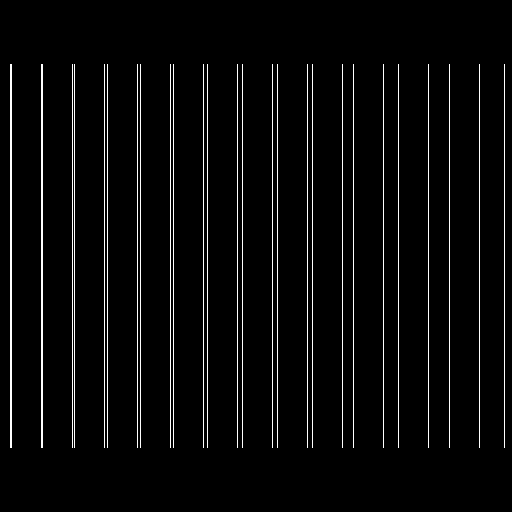
#> input picture source_images/lines.tif, 1024 x 1024 px, found by its file name (shown at 1/2 size)
$ jupyter execute --allow-errors filtering.ipynb
#> lines starting #> are read from the running program, lines starting #| are printed output that depends on the picture; after the words box and inside, x2 and y2 are one past the last pixel; in counts of white or black regions, pixels touching at a corner belong together
#> `gt = ski.img_as_float(ski.io.imread('source_images\lines.tif'))`: gt: shape (1024, 1024) float64; values 0.0118 (black) and 1 (white), 2.1% white in thin lines or dots, all inside (x1, y1, x2, y2) = (20, 128, 1010, 896)
### modules/optics.py
import numpy as np
import matplotlib.pyplot as plt

# [7 lines left out: function grating, not called in this run]

def normalize(x):
    return (x - np.min(x)) / (np.max(x) - np.min(x))

# [43 lines left out: function fourier_downsample, not called in this run]

def gaussian_psf(size):
    # Calculate sigma based on the size (use size / 6 as a reasonable choice for sigma)
    sigma = size / 6

    # Create coordinate grid centered around 0
    x = np.arange(-(size // 2), size // 2 + 1)
    y = np.arange(-(size // 2), size // 2 + 1)
    X, Y = np.meshgrid(x, y)

    # Calculate Gaussian PSF
    psf = np.exp(-(X**2 + Y**2) / (2 * sigma**2))
    psf /= np.sum(psf)  # Normalize so that the sum is 1

    return psf

# [100 lines left out: functions incoherent_psf, otf_coherent, not called in this run]


def otf_incoherent(images, NA=1.2, wavelength=500, pixelsize=100, show_spectrum=False, compare_analytic=False):
    """
    Computes the Optical Transfer Function (OTF) for an incoherent imaging system
    and applies it as a low-pass filter to the given images in the Fourier domain.

    Parameters:
        images (numpy array): Single image (H, W) or batch of images (N, H, W).
        NA (float): Numerical Aperture of the system.
        wavelength (float): Wavelength of the light in nanometers.
        show_spectrum (bool): If True, displays the filtered spectrum.

    Returns:
        numpy array: The filtered images.
    """
#> called with NA = 1.2, wavelength = 60, pixelsize = 10, show_spectrum = False, compare_analytic = False
    data_type = images.dtype
    # Ensure input is at least 3D (N, H, W) for batch processing
    single_image = False
    if images.ndim == 2:
        images = images[np.newaxis, ...]  # Convert (H, W) to (1, H, W)
        single_image = True

    N, H, W = images.shape
#> N = 1; H = 1024; W = 1024
    k0 = 2 * np.pi / wavelength
    cutoff = NA * k0  # in radians/nanometer

    # Generate spatial frequency grids in radians/nanometer
    kx = np.fft.fftshift(np.fft.fftfreq(W, d=pixelsize)) * 2 * np.pi
#> kx = 1024 values from -0.314 to 0.314
    ky = np.fft.fftshift(np.fft.fftfreq(H, d=pixelsize)) * 2 * np.pi
#> ky = 1024 values from -0.314 to 0.314
    KX, KY = np.meshgrid(kx, ky)
    K_squared = KX**2 + KY**2

    # Coherent Transfer Function (binary circular mask)
    CTF = np.zeros_like(K_squared)
    CTF[K_squared <= cutoff**2] = 1

    # Incoherent Transfer Function (OTF)
    cpsf = np.fft.ifft2(np.fft.ifftshift(CTF))
    ipsf = np.abs(cpsf)**2  # Square of the amplitude of the coherent PSF
    OTF = np.abs(np.fft.fftshift(np.fft.fft2(ipsf)))  # Fourier transform of the incoherent PSF
    OTF = OTF / np.max(OTF)  # Normalize

    if compare_analytic:
        f = np.sqrt(K_squared) / (2 * np.pi)  # Convert rad/nm → cyc/nm
        fc = 2*NA / wavelength  # Proper analytic cutoff in cyc/nm

        analytic_otf = np.zeros_like(f)
        mask = f <= fc
        analytic_otf[mask] = (2 / np.pi) * (np.arccos(f[mask] / fc) - (f[mask] / fc) * np.sqrt(1 - (f[mask] / fc)**2))
        analytic_otf = normalize(analytic_otf)

        plt.figure(figsize=(12, 5))
        plt.subplot(1, 2, 1)
        plt.imshow(OTF, cmap='viridis'); plt.title('Numerical OTF')
        plt.colorbar()
        plt.subplot(1, 2, 2)
        plt.imshow(analytic_otf, cmap='viridis'); plt.title('Analytic OTF')
        plt.colorbar()
        plt.suptitle("OTF Comparison (cyc/nm)")
        plt.tight_layout()

        plt.figure()
        plt.plot(kx, OTF[512, :].T, label='Numerical OTF', color='yellow', alpha=0.5)
        # plt.plot(kx, analytic_otf[512, :].T, label='Analytic OTF', color='green', alpha=0.5)
        plt.title('OTF Comparison (1D)')
        plt.xlabel('kx (rad/nm)')
        plt.ylabel('OTF')
        plt.legend()
        plt.tight_layout()

    output_images = np.zeros_like(images, dtype=data_type)
    for i in range(N):
        intensity = images[i]
        fft_intensity = np.fft.fftshift(np.fft.fft2(intensity))  # Compute FFT and shift zero frequency to center

        fft_filtered = fft_intensity * OTF  # Apply OTF
        intensity_filtered = np.abs(np.fft.ifft2(np.fft.ifftshift(fft_filtered)))  # Compute inverse FFT

        # Show filtered spectrum
        if show_spectrum:
            plt.figure()
            plt.imshow(np.log(np.abs(fft_filtered) + 1), extent=[kx[0], kx[-1], ky[0], ky[-1]], cmap='gray')
            plt.title('Filtered Spectrum (log scale)')
            plt.xlabel('kx (rad/nm)')
            plt.ylabel('ky (rad/nm)')
            plt.colorbar()
            plt.tight_layout()
            # plt.show()

        # print(np.imag(filtered_intensity).min(), np.imag(filtered_intensity).max(), np.imag(filtered_intensity).mean())

        output_images[i] = normalize(intensity_filtered)  # Normalize
#> this loop made 1 pass
#> pass 1, in otf_incoherent, `intensity_filtered = np.abs(np.fft.ifft2(np.fft.ifftshift(fft_filtered..`:
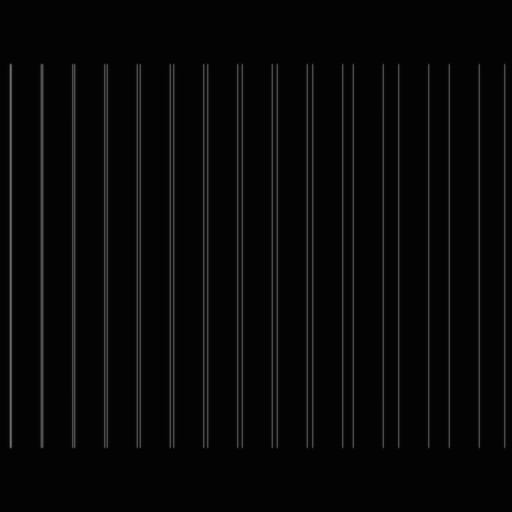
#> intensity_filtered: shape (1024, 1024) float64 (shown at 1/2 size); min 0.0118, max 0.447, mean 0.032

    return output_images[0] if single_image else output_images
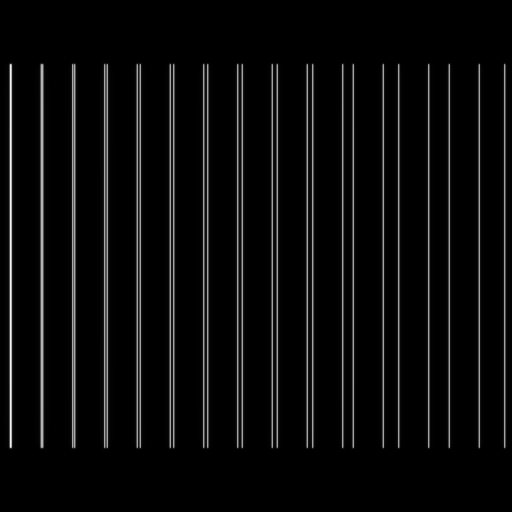
#> returned value: shape (1024, 1024) float64 (shown at 1/2 size); min 0, max 1, mean 0.0465

def display_fourier(image):
    """Display the Fourier transform of an image."""
    plt.figure(figsize=(10, 5))

    plt.subplot(1, 2, 1)
    plt.imshow(image, cmap='gray', vmin=0, vmax=1)
    plt.axis('off')
    plt.title('Spacial domain')

    ft = np.fft.fftshift(np.fft.fft2(image))
    magnitude = np.log(np.abs(ft) + 1)
    plt.subplot(1, 2, 2)
    plt.imshow(magnitude, cmap='gray')
    plt.title('Frequency domain')
    plt.axis('off')
    # plt.show()

# FRC curve
# [128 lines left out: functions frc, radial_profile, compute_true_frc, find_cutoff, frc_map, analyze_resolution and 1 more, not called in this run]

### OLD CODE ###

'''
def square_lowpass(input_image, factor):
    ft = np.fft.fft2(input_image)
    ft = np.fft.fftshift(ft)
    # plt.figure(figsize=(10, 5))
    # plt.subplot(1, 2, 1)
    # plt.imshow(np.log(np.abs(ft)))
    m, n = ft.shape
    ft = ft[(factor-1)*m//(2*factor):(factor+1)*m//(2*factor),
            (factor-1)*n//(2*factor):(factor+1)*n//(2*factor)]
    # plt.subplot(1, 2, 2)
    # plt.imshow(np.log(np.abs(ft)))
    # plt.show()
    ft = np.fft.ifftshift(ft)
    reconstruct = np.fft.ifft2(ft)  # Inverse FFT
    reconstruct = np.real(reconstruct)
    print(reconstruct.shape, reconstruct.min(), reconstruct.max())
    reconstruct = normalize(reconstruct)
    return reconstruct

def circle_lowpass(images, r):
    """
    Applies a low-pass circular filter in the Fourier domain, crops the result,
    and returns the inverse FFT of the cropped image.

    Parameters:
        images (numpy array): Single image (H, W) or batch of images (N, H, W).
        r (int): Radius of the low-pass filter.

    Returns:
        numpy array: The filtered and cropped images.
    """
    # Ensure input is at least 3D (N, H, W) for batch processing
    single_image = False
    if images.ndim == 2:
        images = images[np.newaxis, ...]  # Convert (H, W) to (1, H, W)
        single_image = True

    N, H, W = images.shape
    H_new, W_new = H // 2, W // 2  # Crop dimensions

    # Prepare output array
    output_images = np.zeros((N, H_new, W_new))

    # Generate circular low-pass filter mask
    y, x = np.ogrid[:H, :W]
    center = (H // 2, W // 2)
    mask = (x - center[1])**2 + (y - center[0])**2 <= r**2

    for i in range(N):
        img = images[i]

        # Compute FFT
        fft_img = np.fft.fftshift(np.fft.fft2(img))  # Shift zero frequency to center

        # Apply circular low-pass filter
        fft_filtered = fft_img * mask

        # Crop to half the size
        fft_cropped = fft_filtered[H_new//2:3*H_new//2, W_new//2:3*W_new//2]

        # Compute inverse FFT
        filtered_image = np.fft.ifft2(np.fft.ifftshift(fft_cropped))
        filtered_image = np.real(filtered_image)

        print(filtered_image.min(), filtered_image.max(), filtered_image.mean())

        # Normalize the filtered image
        output_images[i] = normalize(filtered_image)

    return output_images[0] if single_image else output_images
'''

### modules/noise.py
import numpy as np

def ensure_batch(images):
    return images[None, ...] if images.ndim == 2 else images

def gauss_noise(images, snr=10, seed=2025):
    rng = np.random.default_rng(seed)  # For reproducibility
    noisy_images = []
    msnr = []

    images = ensure_batch(images)  # Add batch dim

    for image in images:
        signal_power = np.mean(image ** 2)
        noise_power = signal_power / snr
        # print(f'{np.sqrt(noise_power):.5f}')
        noise = rng.normal(0, np.sqrt(noise_power), image.shape)
        raw_noisy = image + noise
        noisy_image = np.clip(raw_noisy, 0, 1).astype(np.float32)
        noisy_images.append(noisy_image)

        msnr.append(signal_power / np.mean((raw_noisy - image)**2)) # SNR before clipping
        # print('Measured gaussian SNR: ', msnr[-1])

    if len(noisy_images) == 1:
        return noisy_images[0], msnr[0]
    else:
        return np.stack(noisy_images), np.array(msnr)


def poisson_noise(images, scale_factor=100 , seed=2025):
    rng = np.random.default_rng(seed)  # For reproducibility
    noisy_images = []
    msnr = []

    images = ensure_batch(images)  # Add batch dim

    for image in images:
        scaled = image * scale_factor
        raw_noisy = rng.poisson(scaled) / scale_factor
        noisy_image = np.clip(raw_noisy, 0, 1).astype(np.float32)
        noisy_images.append(noisy_image)

        signal_power = np.mean(image ** 2)
        msnr.append(signal_power / np.mean((raw_noisy - image)**2)) # SNR before clipping
        # print('Measured gaussian SNR: ', msnr[-1])

    if len(noisy_images) == 1:
        return noisy_images[0], msnr[0]
    else:
        return np.stack(noisy_images), np.array(msnr)

def salt_pepper_noise(images, snr=10, seed=2025):
    rng = np.random.default_rng(seed)  # For reproducibility
    noisy_images = []
    msnr = []

    images = ensure_batch(images)  # Add batch dim

    for image in images:
        signal_power = np.mean(image ** 2)
        mu = np.mean(image)
        noise_per_pixel = signal_power - mu + 0.5
        density = min(1.0, signal_power / (snr * noise_per_pixel + 1e-8)) # lower density = higher SNR

        noisy_image = image.copy()
        num_pixels = image.size
        num_salt = int(density * num_pixels / 2)
        num_pepper = int(density * num_pixels / 2)

        # Generate random pixel indices
        salt_coords = tuple(rng.integers(0, dim, num_salt) for dim in image.shape)
        pepper_coords = tuple(rng.integers(0, dim, num_pepper) for dim in image.shape)

        noisy_image[salt_coords] = 1  # Salt noise (white)
        noisy_image[pepper_coords] = 0  # Pepper noise (black)

        noisy_images.append(noisy_image.astype(np.float32))
        msnr.append(signal_power / np.mean((noisy_image - image)**2))
        # print('Measured gaussian SNR: ', msnr[-1])

    if len(noisy_images) == 1:
        return noisy_images[0], msnr[0]
    else:
        return np.stack(noisy_images), np.array(msnr)

def mix_noise(images, snr=10, seed=2025):
    noisy_images = []
    msnr = []

    images = ensure_batch(images)  # Add batch dim

    gauss_snr = 3*snr
    poisson_scale = 6*snr
    sp_snr = 3*snr

    for image in images:
        p, _ = poisson_noise(image, scale_factor=poisson_scale, seed=seed)
        g, _ = gauss_noise(p, gauss_snr, seed=seed)
        s, _ = salt_pepper_noise(g, sp_snr, seed=seed)
        noisy_images.append(s.astype(np.float32))

        signal_power = np.mean(image ** 2)
        msnr.append(signal_power / np.mean((s - image)**2))
        # print('Measured gaussian SNR: ', msnr[-1])

    if len(noisy_images) == 1:
        return noisy_images[0], msnr[0]
    else:
        return np.stack(noisy_images), np.array(msnr)

### filtering.ipynb
[cell 1]
import numpy as np
import pandas as pd
import matplotlib.pyplot as plt
import skimage as ski
import bm3d
import os
import importlib
import modules.optics as op
from modules.noise import gauss_noise, poisson_noise, salt_pepper_noise, mix_noise

[cell 2]
plt.set_cmap('gray')

gt = ski.img_as_float(ski.io.imread('source_images\lines.tif'))

# synthetic_circles = ski.transform.resize(ski.color.rgb2gray(ski.io.imread('source_images\Synthetic_circles.png')[:, :, :3]), (512, 512), anti_aliasing=True)
# print(synthetic_circles.shape, synthetic_circles.min(), synthetic_circles.max())
# synthetic = synthetic_circles

widefield = op.otf_incoherent(gt, NA=1.2, wavelength=60, pixelsize=10)
fig, ax = plt.subplots(1, 2, figsize=(10, 5))
ax[0].imshow(gt)
ax[0].set_title("Original")
ax[0].axis('off')
ax[1].imshow(widefield)
ax[1].set_title("Widefield")
ax[1].axis('off')
plt.show()
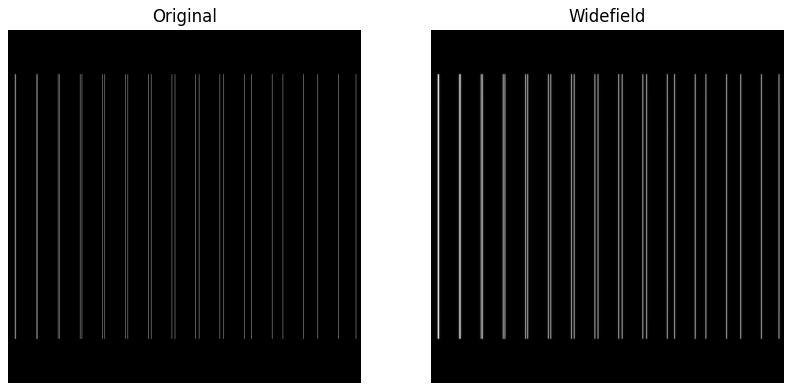
#> figure drawn by matplotlib, 2 panels

op.display_fourier(widefield)
#> in display_fourier, `magnitude = np.log(np.abs(ft) + 1)`:
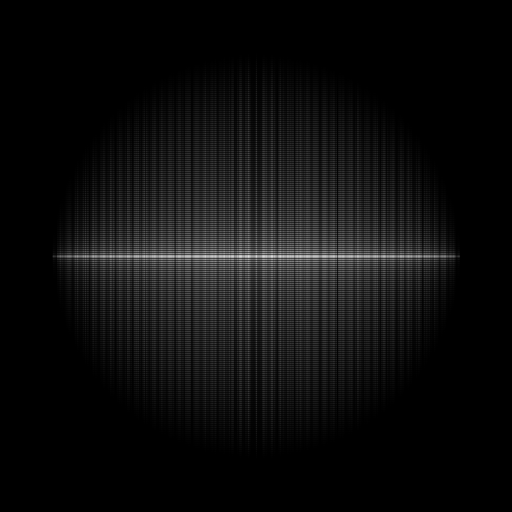
#> magnitude: shape (1024, 1024) float64 (shown at 1/2 size); min 0, max 10.79, mean 0.581; drawn with min black and max white

[cell 3]
# Add noise to the images
percentage = 0.1
folder_path = 'output_images/simple_circles'

n = 10
mix = np.zeros((n, gt.shape[0], gt.shape[1]))
#> (the rest of this cell did not finish here and is left out)

[cell 4]
# Wiener filter
psf = op.gaussian_psf(3)
#> in gaussian_psf, `x = np.arange(-(size // 2), size // 2 + 1)`: x = [-1, 0, 1]
#> in gaussian_psf, `X, Y = np.meshgrid(x, y)`: X = [[-1, 0, 1], [-1, 0, 1], [-1, 0, 1]]; Y = [[-1, -1, -1], [0, 0, 0], [1, 1, 1]]
#> in gaussian_psf, `psf = np.exp(-(X**2 + Y**2) / (2 * sigma**2))`: psf = [[0.0183, 0.135, 0.0183], [0.135, 1, 0.135], [0.0183, 0.135, 0.0183]]
#> in gaussian_psf, `psf /= np.sum(psf)`: psf = [[0.0113, 0.0838, 0.0113], [0.0838, 0.619, 0.0838], [0.0113, 0.0838, 0.0113]]
#> (the rest of this cell did not finish here and is left out)

[cell 5]
# RL filter
psf = op.gaussian_psf(3)
#> (the rest of this cell did not finish here and is left out)
